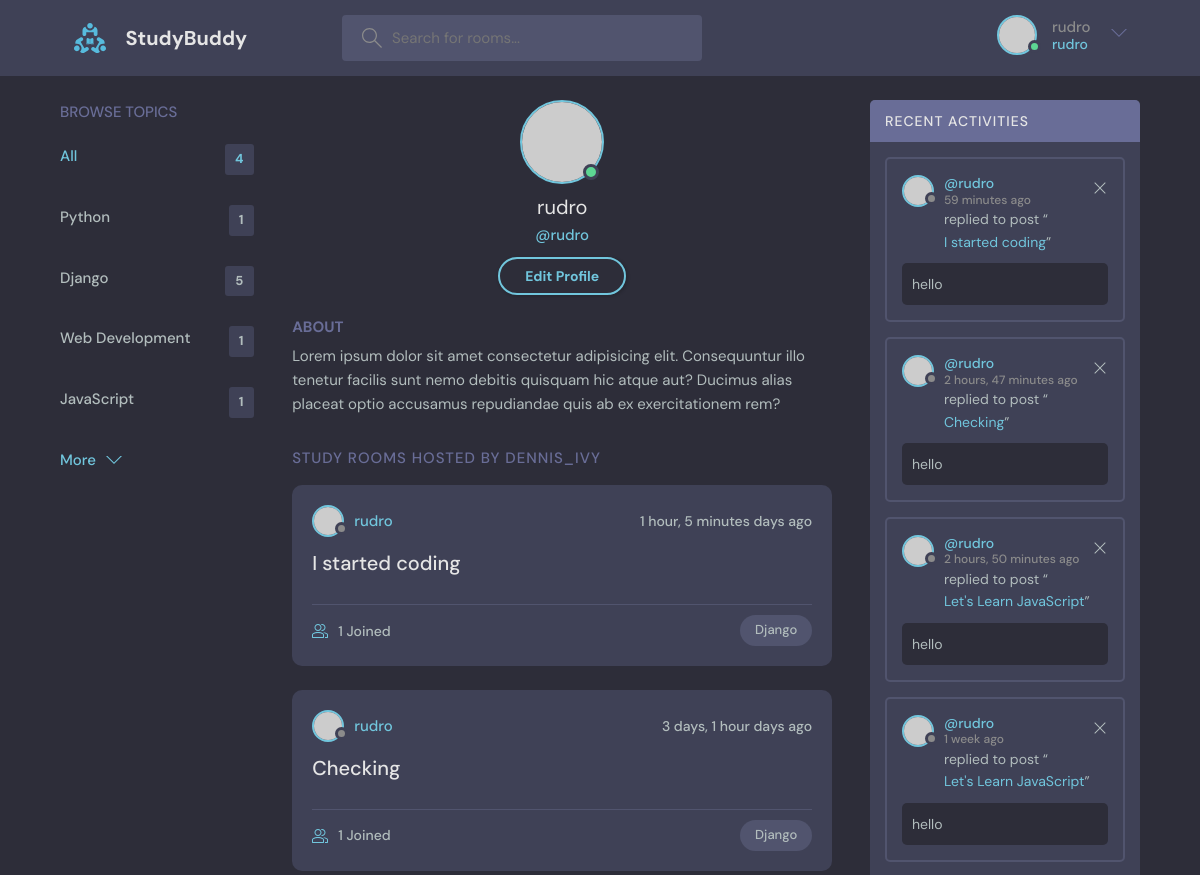
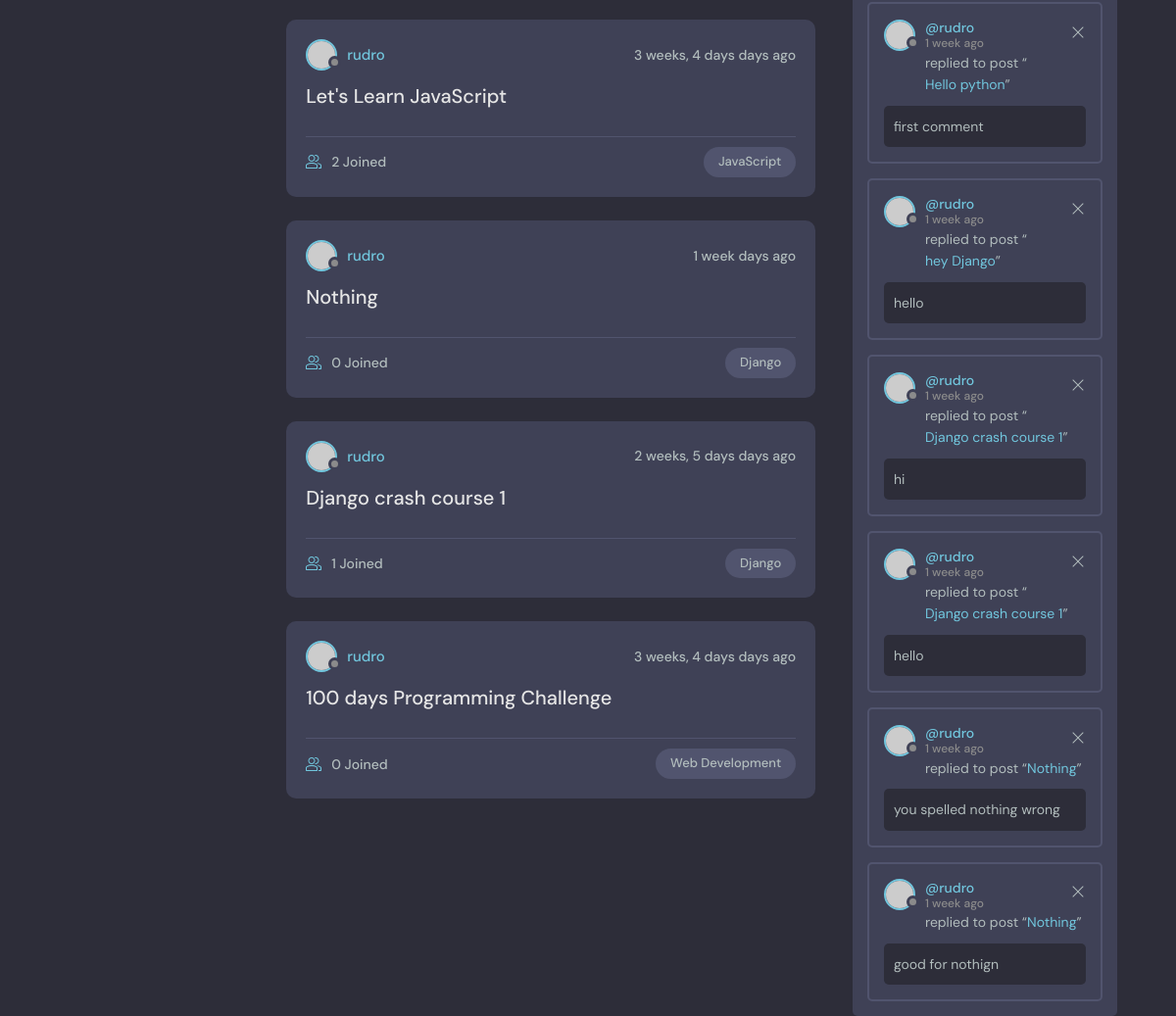
/profile/1/ (signed in), run on the app's committed database (2 pictures, top to bottom).
### base/models.py (models this page shows, shortened)
class Topic(models.Model):
    name = models.CharField(max_length=200)

class Room(models.Model):
    host = models.ForeignKey(User, on_delete=models.SET_NULL, null=True)
    topic = models.ForeignKey(Topic, on_delete=models.SET_NULL, null=True)
    name =models.CharField(max_length=200)
    description = models.TextField(null=True, blank=True)
    participants = models.ManyToManyField(User, related_name='participants', blank=True)
    updated = models.DateTimeField(auto_now=True)
    created = models.DateTimeField(auto_now_add=True)
    class Meta:
        ordering = ['-updated', '-created']
    def __str__(self):
        return self.name

class Message(models.Model):
    user = models.ForeignKey(User, on_delete=models.CASCADE)
    room = models.ForeignKey(Room, on_delete=models.CASCADE)
    body = models.TextField()
    updated = models.DateTimeField(auto_now=True)
    created = models.DateTimeField(auto_now_add=True)
    class Meta:
        ordering = ['-updated', '-created']

### base/views.py (the view)
# urls.py: path('profile/<str:pk>/', views.userProfile, name='user-profile')
def userProfile(request, pk):
     user = User.objects.get(id=pk)
     rooms = user.room_set.all()
     room_messages = user.message_set.all()
     topics = Topic.objects.all()
     context = {'user': user, 'rooms': rooms, 'room_messages': room_messages, 'topics': topics }
     return render(request, 'base/profile.html', context)

### base/templates/base/profile.html
{% extends "main.html" %} {% block content %}
  <main class="profile-page layout layout--3">
    <div class="container">
     {%include "base/topics_component.html"%}
      <div class="roomList">
        <div class="profile">
          <div class="profile__avatar">
            <div class="avatar avatar--large active">
              <img src="https://randomuser.me/api/portraits/men/11.jpg" />
            </div>
          </div>
          <div class="profile__info">
            <h3>{{user.username}}</h3>
            <p>@{{user.username}}</p>
            <a href="edit-user.html" class="btn btn--main btn--pill">Edit Profile</a>
          </div>
          <div class="profile__about">
            <h3>About</h3>
            <p>
              Lorem ipsum dolor sit amet consectetur adipisicing elit. Consequuntur illo tenetur
              facilis sunt nemo debitis quisquam hic atque aut? Ducimus alias placeat optio
              accusamus repudiandae quis ab ex exercitationem rem?
            </p>
          </div>
        </div>
        <div class="roomList__header">
          <div>
            <h2>Study Rooms Hosted by dennis_ivy</a>
            </h2>
          </div>
        </div>
        {%include 'base/feed_component.html'%}
      </div>
     {%  include 'base/activity_component.html' %}
    </div>
  </main>
{% endblock content %}

### templates/navbar.html (shortened to what this page needs)
{% load static %}
<header class="header header--loggedIn">
  <div class="container">
    <a href="{%url 'home'%}" class="header__logo">
      <img src="{% static 'images/logo.svg' %}" alt="logo" />
      <h1>StudyBuddy</h1>
    </a>
    <form class="header__search" method="GET" action="{% url 'home' %}">
      <label>
        <input name="q" placeholder="Search for rooms..." />
      </label>
    </form>
    <nav class="header__menu">
      {%if request.user.is_authenticated%}
      <div class="header__user">
        <a href="profile.html">
          <div class="avatar avatar--medium active">
            <img src="https://randomuser.me/api/portraits/men/37.jpg" />
          </div>
          <p>
            {{request.user.username}} <span>{{request.user.username}}</span>
          </p>
        </a>
        <button class="dropdown-button">
          <svg
            version="1.1"
            xmlns="http://www.w3.org/2000/svg"
            width="32"
            height="32"
            viewBox="0 0 32 32"
          >
            <title>chevron-down</title>
            <path d="M16 21l-13-13h-3l16 16 16-16h-3l-13 13z"></path>
          </svg>
        </button>
      </div>
      {%else%}
      <a href="{%url 'login'%}">
        <img src="{% static 'images/avatar.svg'%}" />
        <p>Login</p>
      </a>
      {%endif%}
    </nav>
  </div>
</header>

### base/templates/base/topics_component.html
<div class="topics">
  <div class="topics__header">
    <h2>Browse Topics</h2>
  </div>
  <ul class="topics__list">
    <li>
      <a href="/" class="active">All <span>{{topics.count}}</span></a>
    </li>
    {% for topic in topics %}
    <li>
      <a href="{% url 'home' %}?q={{topic.name}}"
        >{{ topic.name }} <span>{{ topic.room_set.all.count }}</span></a
      >
    </li>
    {% endfor %}
  </ul>
  <a class="btn btn--link" href="topics.html">
    More
    <svg
      version="1.1"
      xmlns="http://www.w3.org/2000/svg"
      width="32"
      height="32"
      viewBox="0 0 32 32"
    >
      <title>chevron-down</title>
      <path d="M16 21l-13-13h-3l16 16 16-16h-3l-13 13z"></path>
    </svg>
  </a>
</div>

### base/templates/base/feed_component.html (shortened to what this page needs)
{%for room in rooms%}
<div class="roomListRoom">
  <div class="roomListRoom__header">
    <a href="{%url 'user-profile' room.host.id%}" class="roomListRoom__author">
      <div class="avatar avatar--small">
        <img src="https://randomuser.me/api/portraits/women/11.jpg" />
      </div>
      <span>{{room.host.username}}</span>
    </a>
    <div class="roomListRoom__actions">
      <span>{{room.created|timesince}} days ago</span>
    </div>
  </div>
  <div class="roomListRoom__content">
    <a href="{%url 'room' room.id %}">{{room.name}}</a>
  </div>
  <div class="roomListRoom__meta">
    <a href="{%url 'room' room.id %} " class="roomListRoom__joined">
      {{room.participants.all.count}} Joined
    </a>
    <p class="roomListRoom__topic">{{room.topic.name}}</p>
  </div>
</div>
{%endfor%}

### base/templates/base/activity_component.html
<div class="activities">
  <div class="activities__header">
    <h2>Recent Activities</h2>
  </div>
  {% for message in room_messages %}
  <div class="activities__box">
    <div class="activities__boxHeader roomListRoom__header">
      <a
        href="{%url 'user-profile' message.user.id%}"
        class="roomListRoom__author"
      >
        <div class="avatar avatar--small">
          <img src="https://randomuser.me/api/portraits/women/11.jpg" />
        </div>
        <p>
          @{{message.user}}
          <span>{{message.created|timesince}} ago</span>
        </p>
      </a>
      {% if request.user == message.user %}
      <div class="roomListRoom__actions">
        <a href="{% url 'delete-message' message.id %} ">
          <svg
            version="1.1"
            xmlns="http://www.w3.org/2000/svg"
            width="32"
            height="32"
            viewBox="0 0 32 32"
          >
            <title>remove</title>
            <path
              d="M27.314 6.019l-1.333-1.333-9.98 9.981-9.981-9.981-1.333 1.333 9.981 9.981-9.981 9.98 1.333 1.333 9.981-9.98 9.98 9.98 1.333-1.333-9.98-9.98 9.98-9.981z"
            ></path>
          </svg>
        </a>
      </div>
      {% endif %}
    </div>
    <div class="activities__boxContent">
      <p>
        replied to post “<a href="{%url 'room' message.room.id%}"
          >{{message.room}}</a
        >”
      </p>
      <div class="activities__boxRoomContent">{{ message.body }}</div>
    </div>
  </div>
  {% endfor %}
</div>

### data on the page
Topic: name "Python", room_set.all.count "1"
Topic: name "Django", room_set.all.count "5"
Topic: name "Web Development", room_set.all.count "1"
Topic: name "JavaScript", room_set.all.count "1"
Room: host.username "rudro", created "1 hour, 5 minutes", name "I started coding", participants.all.count "1", topic.name "Django"
Room: host.username "rudro", created "3 days, 1 hour", name "Checking", participants.all.count "1", topic.name "Django"
Room: host.username "rudro", created "3 weeks, 4 days", name "Let's Learn JavaScript", participants.all.count "2", topic.name "JavaScript"
Room: host.username "rudro", created "1 week", name "Nothing", participants.all.count "0", topic.name "Django"
Room: host.username "rudro", created "2 weeks, 5 days", name "Django crash course 1", participants.all.count "1", topic.name "Django"
Room: host.username "rudro", created "3 weeks, 4 days", name "100 days Programming Challenge", participants.all.count "0", topic.name "Web Development"
Message: user "rudro", created "59 minutes", room "I started coding", body "hello"
Message: user "rudro", created "2 hours, 47 minutes", room "Checking", body "hello"
Message: user "rudro", created "2 hours, 50 minutes", room "Let's Learn JavaScript", body "hello"
Message: user "rudro", created "1 week", room "Let's Learn JavaScript", body "hello"
Message: user "rudro", created "1 week", room "Hello python", body "first comment"
Message: user "rudro", created "1 week", room "hey Django", body "hello"
Message: user "rudro", created "1 week", room "Django crash course 1", body "hi"
Message: user "rudro", created "1 week", room "Django crash course 1", body "hello"
Message: user "rudro", created "1 week", room "Nothing", body "you spelled nothing wrong"
Message: user "rudro", created "1 week", room "Nothing", body "good for nothign"

### other printed values
{{ request.user.username }} "rudro"
{{ topics.count }} "4"
{{ user.username }} "rudro"
